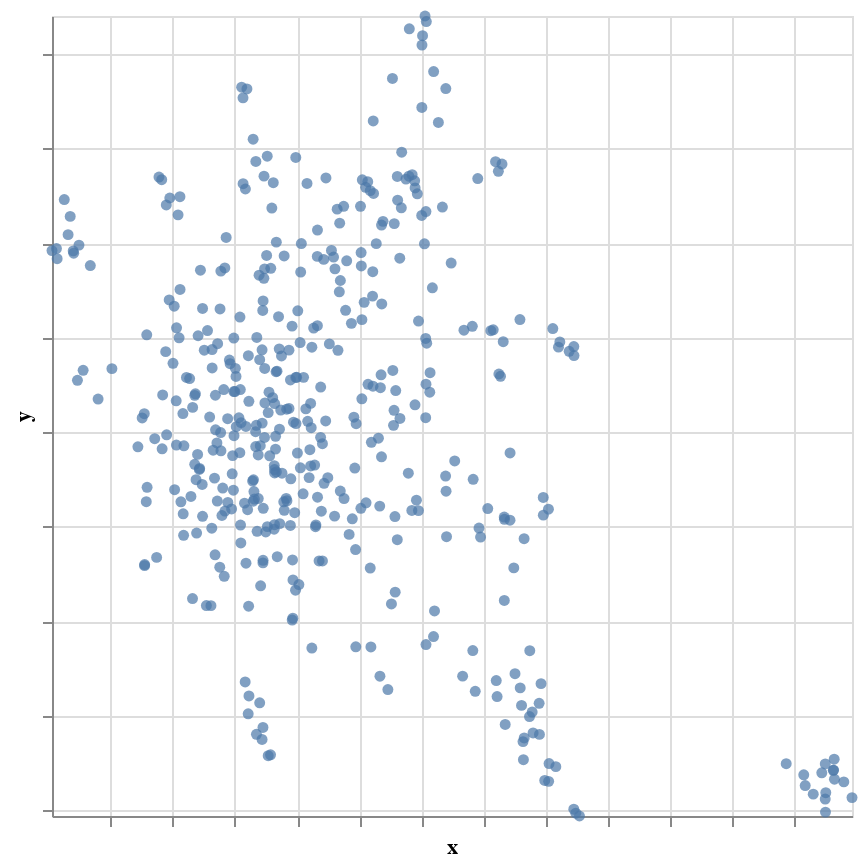

Write notebook code for a chart like this one.
### Markdown cell above
### Display the cluster

### Code cell
alt.Chart(data_umap).mark_circle().encode(
    alt.X('x', scale=alt.Scale(domain=x_domain), axis=alt.Axis(labels=False)),
    alt.Y('y', scale=alt.Scale(domain=y_domain), axis=alt.Axis(labels=False)),
    tooltip=metadata
).properties(width=400, height=400)

### Figure 1 — Vega-Lite specification as saved in the notebook (floating-point values rounded to 4 significant figures; data arrays with more than 128 entries replaced by an {"elided": "..."} marker saying what was removed)
{"config": {"view": {"continuousWidth": 400, "continuousHeight": 300}}, "data": {"name": "data-e8a0cd294f37e4b3acffaed06c48a6cf"}, "mark": "circle", "encoding": {"tooltip": {"field": "title", "type": "nominal"}, "x": {"axis": {"labels": false}, "field": "x", "scale": {"domain": [-6.942, 5.929]}, "type": "quantitative"}, "y": {"axis": {"labels": false}, "field": "y", "scale": {"domain": [6.937, 15.4]}, "type": "quantitative"}}, "height": 400, "width": 400, "$schema": "https://vega.github.io/schema/vega-lite/v4.17.0.json", "datasets": {"data-e8a0cd294f37e4b3acffaed06c48a6cf": {"elided": "444 records"}}}
